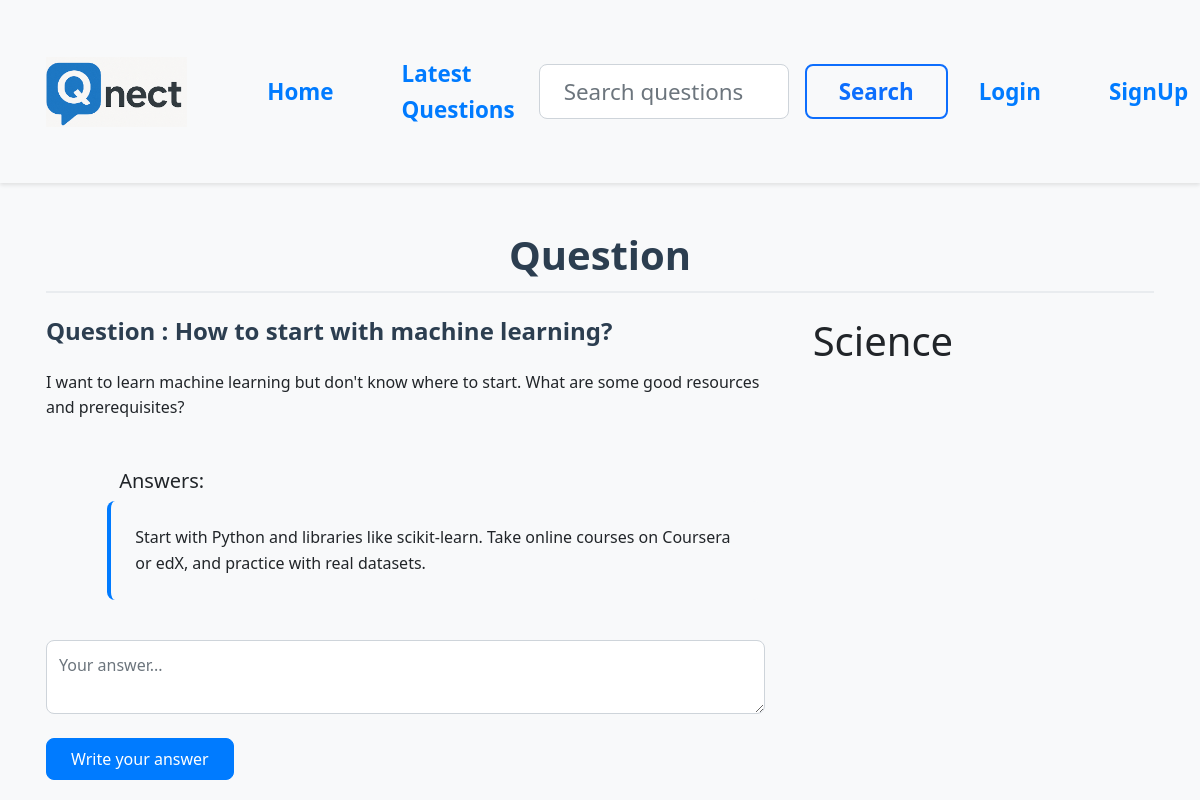
The app's page /?q-id=2 with its own data.
### tables this page shows
CREATE TABLE IF NOT EXISTS `questions` (
  `id` int(11) NOT NULL AUTO_INCREMENT,
  `title` varchar(255) NOT NULL,
  `description` text NOT NULL,
  `category_id` int(11) NOT NULL,
  `user_id` int(11) NOT NULL,
  PRIMARY KEY (`id`),
  KEY `category_id` (`category_id`),
  KEY `user_id` (`user_id`),
  CONSTRAINT `questions_ibfk_1` FOREIGN KEY (`category_id`) REFERENCES `category` (`id`) ON DELETE CASCADE,
  CONSTRAINT `questions_ibfk_2` FOREIGN KEY (`user_id`) REFERENCES `users` (`id`) ON DELETE CASCADE
);

CREATE TABLE IF NOT EXISTS `answers` (
  `id` int(11) NOT NULL AUTO_INCREMENT,
  `answer` text NOT NULL,
  `question_id` int(11) NOT NULL,
  `user_id` int(11) NOT NULL,
  PRIMARY KEY (`id`),
  KEY `question_id` (`question_id`),
  KEY `user_id` (`user_id`),
  CONSTRAINT `answers_ibfk_1` FOREIGN KEY (`question_id`) REFERENCES `questions` (`id`) ON DELETE CASCADE,
  CONSTRAINT `answers_ibfk_2` FOREIGN KEY (`user_id`) REFERENCES `users` (`id`) ON DELETE CASCADE
);

CREATE TABLE IF NOT EXISTS `category` (
  `id` int(11) NOT NULL AUTO_INCREMENT,
  `name` varchar(255) NOT NULL,
  PRIMARY KEY (`id`)
);

### client/question-details.php (the view, shortened to what this page needs)
<div class="container">
    <h1 class="heading">Question</h1>
    <div class="row">
        <div class="col-8">
            <?php
            include("./common/db.php");
            $query = "select * from questions where id =$qid";
            $result = $conn->query($query);
            $row = $result->fetch_assoc();
            $cid = $row['category_id'];
            echo "<h4 class='margin-bottom-15 question-title'>Question : " . $row['title'] . "</h4>
    <p class='margin-bottom-15'>" . $row['description'] . "</p>";
            include("answers.php");
            ?>
            <form action="./server/requests.php" method="post">
                <textarea name="answer" class="form-control margin-bottom-15" placeholder="Your answer..."></textarea>
                <button class="btn btn-primary">Write your answer</button>
            </form>
        </div>
        <div class="col-4">
            <?php
            $categoryQuery = "select name from category where id=$cid";
            $categoryResult = $conn->query($categoryQuery);
            $categoryRow = $categoryResult->fetch_assoc();
            echo "<h1>" . ucfirst($categoryRow['name']) . "</h1>";
            ?>
        </div>
    </div>
</div>

### client/answers.php
<div class="container">
    <div class="offset-sm-1">
<h5>Answers:</h5>
<?php
$query="select * from answers where question_id=$qid";
$result= $conn->query($query);
foreach ($result as $row) {
    $answer= $row['answer'];
echo "<div class='row'>
<p class='answer-wrapper'>$answer</p>
</div>";
}
?>
</div>
</div>

### public/style.css (style rules this page uses)
body { background-color: #f8f9fa; font-family: 'Segoe UI', Tahoma, Geneva, Verdana, sans-serif; line-height: 1.6; }
.heading { text-align: center; color: #2c3e50; margin-bottom: 1.5rem; font-weight: 600; padding-bottom: 0.75rem; border-bottom: 2px solid #e9ecef; }
.form-control { border-radius: 0.5rem; padding: 0.75rem; border: 1px solid #ced4da; margin-bottom: 1.5rem; }
.btn { padding: 0.5rem 1.5rem; border-radius: 0.5rem; font-weight: 500; transition: all 0.3s ease; }
.btn-primary { background-color: #007bff; border-color: #007bff; }
.answer-wrapper { background-color: #f8f9fa; border-radius: 0.5rem; padding: 1.5rem; margin-bottom: 1rem; border-left: 4px solid #007bff; }
.container { padding: 1.5rem 1rem; }
.col-8 { padding-right: 1.5rem; }
.col-4 { padding-left: 1.5rem; }
.question-title { color: #2c3e50; font-size: 1.5rem; margin-bottom: 1.5rem; font-weight: 600; }
.margin-bottom-15 { margin-bottom: 1.5rem; }

### records on screen
questions: title "How to start with machine learning?", description "I want to learn machine learning but don't know where to start. What are some good resources and prerequisites?"
answers: answer "Start with Python and libraries like scikit-learn. Take online courses on Coursera or edX, and practice with real datasets."
category: name "Science"
